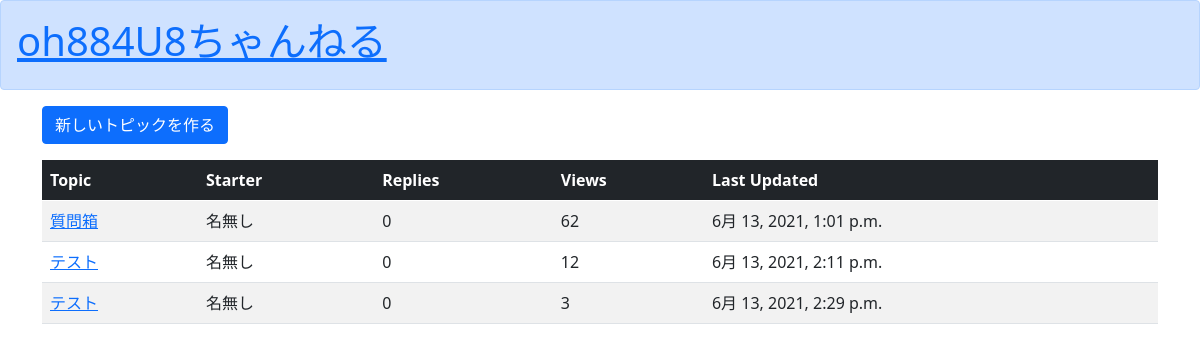
The page /list/ on the database as committed earlier.
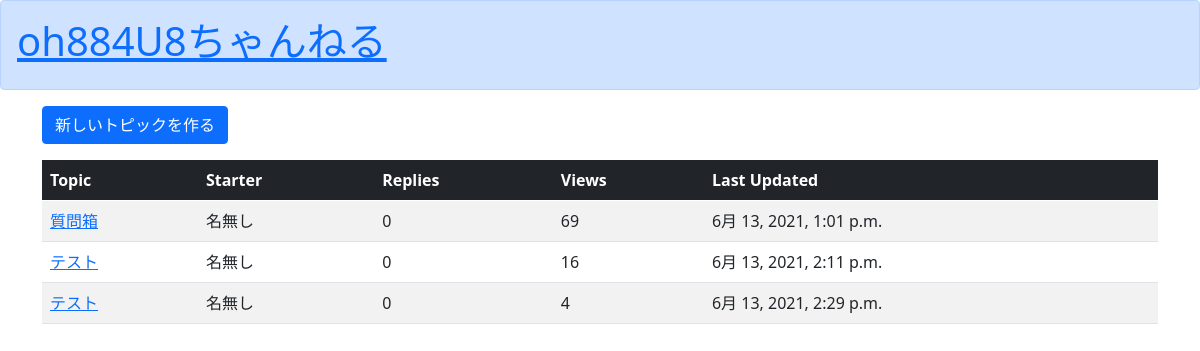
The same page on the database as committed later.
### boardapp/models.py (models this page shows, shortened)
class BoardModel(models.Model):
    topic = models.CharField(max_length=30)
    starter = models.CharField(max_length=10, default="名無し")
    replies = models.PositiveIntegerField(default=0)
    views = models.PositiveIntegerField(default=0)
    last_updated = models.DateTimeField(default=timezone.now)
    description = models.TextField()

### boardapp/views.py (the view)
# urls.py: path('list/', listfunc, name='list'),
def listfunc(request):
    object_list = BoardModel.objects.all()
    return render(request, 'list.html', {'object_list':object_list})

### templates/list.html
{% extends 'base.html' %}
{% block content %}
<div class="container">
  <p><a href="{% url 'topiccreate' %}" class="btn btn-primary" tabindex="-1" role="button" aria-disabled="true">新しいトピックを作る</a></p>
  <table class="table table-striped table-hover">
    <thead class="table-dark">
      <tr>
        <th>Topic</th>
        <th>Starter</th>
        <th>Replies</th>
        <th>Views</th>
        <th>Last Updated</th>
      </tr>
    </thead>
    <tbody>
      {% for item in object_list %}
        <tr>
          <td><a href="{% url 'detail' item.pk %}">{{ item.topic }}</a></td>
          <td>{{ item.starter }}</td>
          <td>{{ item.replies }}</td>
          <td>{{ item.views }}</td>
          <td>{{ item.last_updated }}</td>
        </tr>
      {% endfor %}
    </tbody>
  </table>
</div>
{% endblock content %}

Rows that differ between the two databases and show on the page:
changed BoardModel "質問箱": views "62" → "69"
changed BoardModel (number 2 of 3 on the later page): views "12" → "16"
changed BoardModel (number 3 of 3 on the later page): views "3" → "4"
